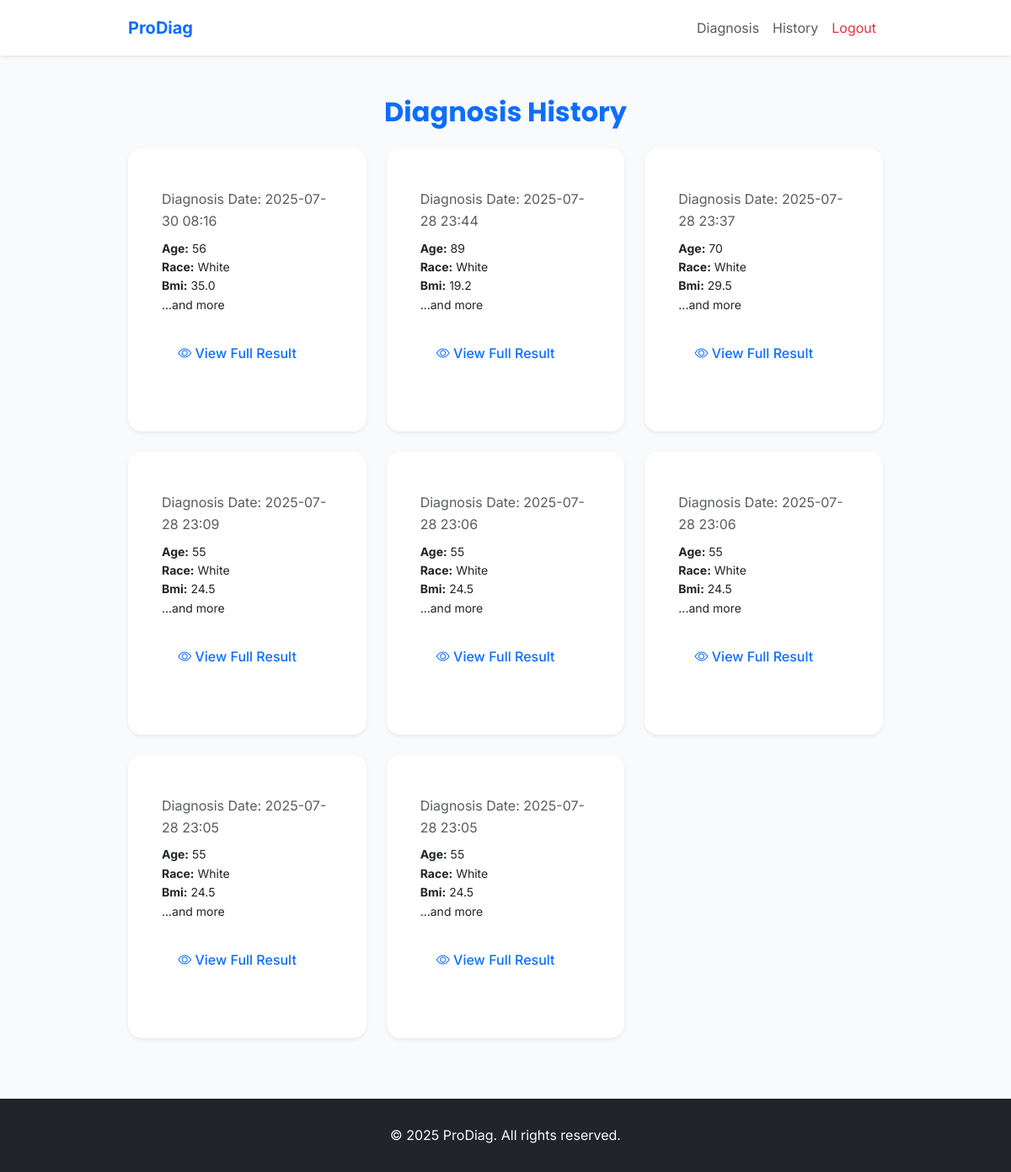
The page /history (signed in) on the database its author committed.
### app/models.py (models this page shows)
class Diagnosis(db.Model):
    id = db.Column(db.Integer, primary_key=True)
    user_id = db.Column(db.Integer, db.ForeignKey('user.id'))
    user = db.relationship('User', backref='diagnoses')
    patient_name = db.Column(db.String(100), nullable=False)
    age = db.Column(db.Integer)
    race = db.Column(db.String(50))
    bmi = db.Column(db.Float)
    family_history = db.Column(db.Integer)
    psa_level = db.Column(db.Float)
    prostate_volume = db.Column(db.Float)
    dre_result = db.Column(db.Integer)
    urinary_frequency = db.Column(db.Integer)
    nocturia = db.Column(db.Integer)
    weak_urine_stream = db.Column(db.Integer)
    hematuria = db.Column(db.Integer)
    erectile_dysfunction = db.Column(db.Integer)
    pain_in_pelvis = db.Column(db.Integer)
    bone_pain = db.Column(db.Integer)
    weight_loss = db.Column(db.Integer)
    result = db.Column(db.String(20))
    confidence = db.Column(db.Float)
    created_at = db.Column(db.DateTime, default=datetime.utcnow)

### app/routes.py (the view)
@main.route('/history')
@login_required
def history():
    diagnoses = Diagnosis.query.filter_by(user_id=current_user.id).order_by(Diagnosis.created_at.desc()).all()
    for d in diagnoses:
        d.symptoms = {
            "Age": d.age,
            "Race": d.race,
            "BMI": d.bmi,
            "Family History": d.family_history,
            "PSA Level": d.psa_level,
            "Prostate Volume": d.prostate_volume,
            "DRE Result": d.dre_result,
            "Urinary Frequency": d.urinary_frequency,
            "Nocturia": d.nocturia,
            "Weak Urine Stream": d.weak_urine_stream,
            "Hematuria": d.hematuria,
            "Erectile Dysfunction": d.erectile_dysfunction,
            "Pain in Pelvis": d.pain_in_pelvis,
            "Bone Pain": d.bone_pain,
            "Weight Loss": d.weight_loss,
        }
    return render_template("history.html", diagnoses=diagnoses)

### app/models.py (called while the page is built)
@login_manager.user_loader
def load_user(user_id):
    return User.query.get(int(user_id))

### app/templates/history.html (shortened to what this page needs)
{% extends 'base.html' %}
{% block content %}
<div class="container py-5">
  <h2 class="text-center text-primary fw-bold mb-4">Diagnosis History</h2>
  <div class="row">
    {% for record in diagnoses %}
      <div class="col-md-6 col-lg-4 mb-4">
        <div class="card shadow-sm border-0 rounded-4 h-100">
          <div class="card-body">
            <p class="text-muted mb-2">Diagnosis Date: {{ record.created_at.strftime('%Y-%m-%d %H:%M') }}</p>
            <ul class="list-unstyled small">
              {% set first_three = record.symptoms.items()|list %}
              {% for symptom, value in first_three[:3] %}
                <li><strong>{{ symptom|capitalize }}:</strong> {{ value }}</li>
              {% endfor %}
              <li>...and more</li>
            </ul>
            <button class="btn btn-outline-primary btn-sm mt-2" data-bs-toggle="modal" data-bs-target="#modal{{ loop.index }}">
              <i class="bi bi-eye"></i> View Full Result
            </button>
          </div>
        </div>
      </div>
    {% else %}
      <div class="col-12">
        <div class="alert alert-info text-center">No diagnosis records yet.</div>
      </div>
    {% endfor %}
  </div>
</div>
{% endblock %}

### app/templates/base.html (shortened to what this page needs)
<!DOCTYPE html>
<html lang="en">
<head>
  <link href="https://cdn.jsdelivr.net/npm/bootstrap@5.3.3/dist/css/bootstrap.min.css" rel="stylesheet" />
  <link href="https://cdn.jsdelivr.net/npm/bootstrap-icons@1.10.5/font/bootstrap-icons.css" rel="stylesheet">
  <link rel="stylesheet" href="{{ url_for('static', filename='css/styles.css') }}" />
</head>
<body class="d-flex flex-column min-vh-100" style="margin: 0;">
<nav class="navbar navbar-expand-lg navbar-light bg-white shadow-sm custom-navbar">
  <div class="container">
    <a class="navbar-brand fw-bold text-primary" href="{{ url_for('main.home') }}">
      ProDiag
    </a>
    <div class="collapse navbar-collapse" id="mainNavbar">
      <ul class="navbar-nav ms-auto mb-2 mb-lg-0">
        {% if current_user.is_authenticated %}
          <li class="nav-item">
            <a class="nav-link" href="{{ url_for('main.diagnose') }}">Diagnosis</a>
          </li>
          <li class="nav-item">
            <a class="nav-link" href="{{ url_for('main.history') }}">History</a>
          </li>
          <li class="nav-item">
            <a class="nav-link text-danger" href="{{ url_for('main.logout') }}">Logout</a>
          </li>
        {% endif %}
      </ul>
    </div>
  </div>
</nav>
  <main class="flex-fill">
    {% block content %}{% endblock %}
  </main>
<footer class="bg-dark text-light mt-auto">
  <div class="container text-center">
    <p class="mb-0">© {{ current_year | default(2025) }} ProDiag. All rights reserved.</p>
  </div>
</footer>
</body>
</html>

### app/static/css/styles.css (style rules this page uses)
:root { --primary-color: #64748b; --accent-color: #cbd5e1; --background-color: #f8fafc; --text-color: #0f172a; --success-color: #10b981; --danger-color: #dc2626; --heading-font: 'Poppins', sans-serif; --body-font: 'Inter', sans-serif; }
* { margin: 0; padding: 0; box-sizing: border-box; }
html, body { font-family: var(--body-font); background-color: var(--background-color); color: var(--text-color); line-height: 1.6; }
a { color: var(--primary-color); text-decoration: none; }
.container { max-width: 960px; margin: 0 auto; padding: 2rem; }
h1, h2, h3, h4, h5 { font-family: var(--heading-font); color: var(--text-color); margin-bottom: 1rem; }
p { margin-bottom: 1rem; font-size: 1rem; }
.btn { padding: 0.6rem 1.2rem; border-radius: 8px; border: none; font-size: 1rem; font-weight: 500; cursor: pointer; transition: all 0.3s ease; }
.card { background: white; padding: 1.5rem; border-radius: 12px; box-shadow: 0 2px 8px rgba(0, 0, 0, 0.05); margin-bottom: 2rem; }
.text-center { text-align: center; }
.mt-2 { margin-top: 0.5rem; }
.mb-2 { margin-bottom: 0.5rem; }
.mb-4 { margin-bottom: 1rem; }
.shadow-sm { box-shadow: 0 1px 2px rgba(0, 0, 0, 0.05); }

### app/templates/base.html (style rules this page uses)
body, html { margin: 0; padding: 0; }
footer { line-height: 1.4; font-size: 0.875rem; }
.custom-navbar { height: 66px; padding-top: 0 !important; padding-bottom: 0 !important; }
.navbar-brand, .navbar-nav .nav-link { line-height: 56px; padding-top: 0 !important; padding-bottom: 0 !important; }

### rows shown on the page
Diagnosis: created_at "2025-07-30 08:16", 3 "Age", 3 "56", symptom "Race", race "White", symptom "Bmi", bmi "35.0"
Diagnosis: created_at "2025-07-28 23:44", 3 "Age", 3 "89", symptom "Race", race "White", symptom "Bmi", bmi "19.2"
Diagnosis: created_at "2025-07-28 23:37", 3 "Age", 3 "70", symptom "Race", race "White", symptom "Bmi", bmi "29.5"
Diagnosis: created_at "2025-07-28 23:09", 3 "Age", 3 "55", symptom "Race", race "White", symptom "Bmi", bmi "24.5"
Diagnosis: created_at "2025-07-28 23:06", 3 "Age", 3 "55", symptom "Race", race "White", symptom "Bmi", bmi "24.5"
Diagnosis: created_at "2025-07-28 23:06", 3 "Age", 3 "55", symptom "Race", race "White", symptom "Bmi", bmi "24.5"
Diagnosis: created_at "2025-07-28 23:05", 3 "Age", 3 "55", symptom "Race", race "White", symptom "Bmi", bmi "24.5"
Diagnosis: created_at "2025-07-28 23:05", 3 "Age", 3 "55", symptom "Race", race "White", symptom "Bmi", bmi "24.5"

### other values the page prints
{{ current_year | default(2025) }} "2025"
